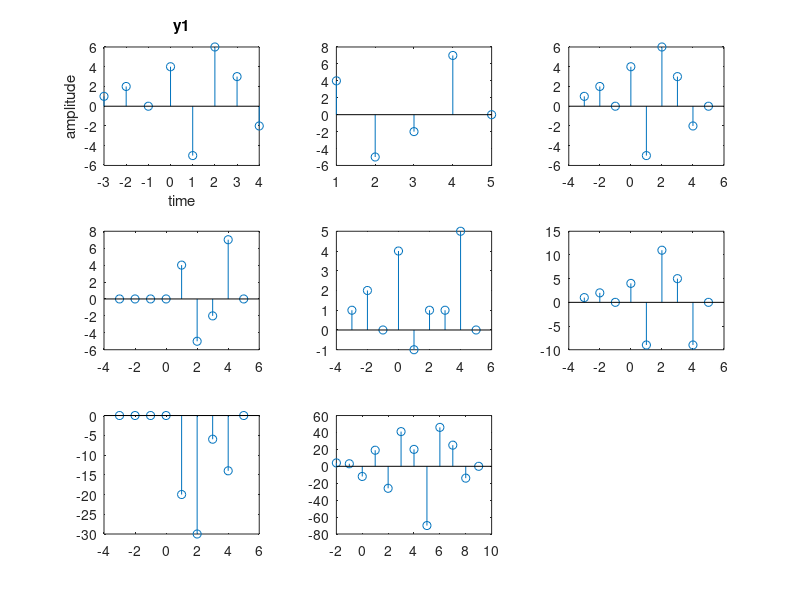

The MATLAB script that drew this image:
clear;
n1=-3:4;
n2=1:5;
y1=[1,2,0,4,-5,6,3,-2];
y2=[4,-5,-2,7,0];
n3=min(min(n1),min(n2)):max(max(n1),max(n2));
s1=zeros(1,length(n3));
s2=s1;
s1(n3>=min(n1)& n3<=max(n1))=y1;
s2(n3>=min(n2)& n3<=max(n2))=y2;
y3=s1+s2;
y4=s1-s2;
y5=s1.*s2;
subplot(3,3,1);
stem(n1,y1);
xlabel("time");
ylabel("amplitude");
title("y1");
subplot(3,3,2);
stem(n2,y2);
subplot(3,3,3);
stem(n3,s1);
subplot(3,3,4);
stem(n3,s2);
subplot(3,3,5);
stem(n3,y3);
subplot(3,3,6);
stem(n3,y4);
subplot(3,3,7);
stem(n3,y5);

%convolution 
y6=conv(y1,y2);
n4=(min(n1)+min(n2):1:max(n1)+max(n2));
subplot(3,3,8);
stem(n4,y6);
